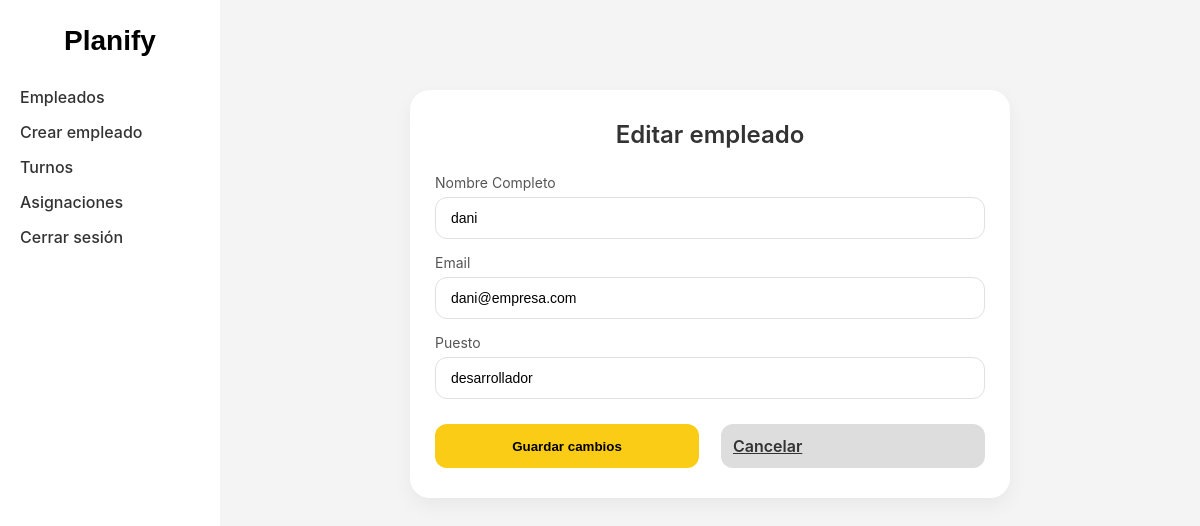
The app's page /admin/empleados/editar/9 (signed in) with its own data.
### tables this page shows
CREATE TABLE usuarios (
        id INTEGER PRIMARY KEY AUTOINCREMENT,
        primer_login INTEGER DEFAULT 1,
        nombre TEXT NOT NULL,
        email TEXT NOT NULL UNIQUE,
        password TEXT NOT NULL,
        rol TEXT NOT NULL CHECK (rol IN ('admin', 'empleado'))
    );

CREATE TABLE empleados (
        id INTEGER PRIMARY KEY AUTOINCREMENT,
        usuario_id INTEGER NOT NULL UNIQUE,
        puesto TEXT,
        FOREIGN KEY (usuario_id) REFERENCES usuarios(id) ON DELETE CASCADE
    );

### app.py (the view, shortened to what this page needs)
@app.route("/admin/empleados/editar/<int:id>", methods=["GET", "POST"])
def editar_empleado(id):
    if session.get("rol") != "admin":
        return redirect(url_for("home"))
    conn = get_db_connection()
    cursor = conn.cursor()
    cursor.execute("""
        SELECT e.id, u.nombre, u.email, e.puesto
        FROM empleados e
        JOIN usuarios u ON e.usuario_id = u.id
        WHERE e.id=?
    """, (id,))
    empleado = cursor.fetchone()
    conn.close()
    return render_template("admin/editar_empleado.html", empleado=empleado)

### app.py (called while the page is built)
def get_db_connection():
    conn = sqlite3.connect("database.db")
    conn.row_factory = sqlite3.Row
    conn.execute("PRAGMA foreign_keys = ON")
    return conn

### templates/admin/editar_empleado.html
{% extends "admin/layout.html" %}
{% block content %}
<div class="editar-empleado-card">
    <h2>Editar empleado</h2>
    <form method="POST">
        <div class="form-row">
            <div class="form-group">
                <label>Nombre Completo</label>
                <input type="text" name="nombre" value="{{ empleado.nombre }}" required>
            </div>
        </div>
        <div class="form-row">
            <div class="form-group">
                <label>Email</label>
                <input type="email" name="email" value="{{ empleado.email }}" required>
            </div>
        </div>
        <div class="form-row">
            <div class="form-group">
                <label>Puesto</label>
                <input type="text" name="puesto" value="{{ empleado.puesto }}" required>
            </div>
        </div>
        <div class="form-actions">
            <button type="submit" class="btn-update">Guardar cambios</button>
            <a href="{{ url_for('listar_empleados') }}" class="btn-cancel">Cancelar</a>
        </div>
    </form>
</div>
{% endblock %}

### static/style.css (style rules this page uses)
* { margin: 0; padding: 0; box-sizing: border-box; }
body { font-family: -apple-system, BlinkMacSystemFont, "Segoe UI", sans-serif; background-color: #f5f5f7; min-height: 100vh; }
.editar-empleado-card { background-color: #ffffff; padding: 30px 25px; border-radius: 20px; box-shadow: 0 8px 20px rgba(0,0,0,0.05); max-width: 600px; margin: 50px auto; transition: 0.3s ease; }
.editar-empleado-card h2 { font-size: 24px; font-weight: 600; margin-bottom: 25px; text-align: center; color: #333; }
.editar-empleado-card .form-row { display: flex; gap: 15px; flex-wrap: wrap; margin-bottom: 15px; }
.editar-empleado-card .form-group { flex: 1; display: flex; flex-direction: column; }
.editar-empleado-card label { font-size: 14px; margin-bottom: 6px; color: #555; }
.editar-empleado-card input, .editar-empleado-card select { padding: 12px 15px; border-radius: 12px; border: 1px solid #e0e0e0; font-size: 14px; transition: 0.2s ease; }
.editar-empleado-card .btn-update, .editar-empleado-card .btn-cancel { width: 48%; padding: 12px; border-radius: 12px; border: none; font-weight: 600; cursor: pointer; transition: 0.3s ease; margin-top: 10px; }
.editar-empleado-card .btn-update { background-color: #facc15; color: #000; }
.editar-empleado-card .btn-cancel { background-color: #ddd; color: #333; }
.editar-empleado-card .form-actions { display: flex; justify-content: space-between; gap: 10px; flex-wrap: wrap; }

### records on screen
usuarios: nombre "dani", email "dani@empresa.com"
empleados: puesto "desarrollador"
